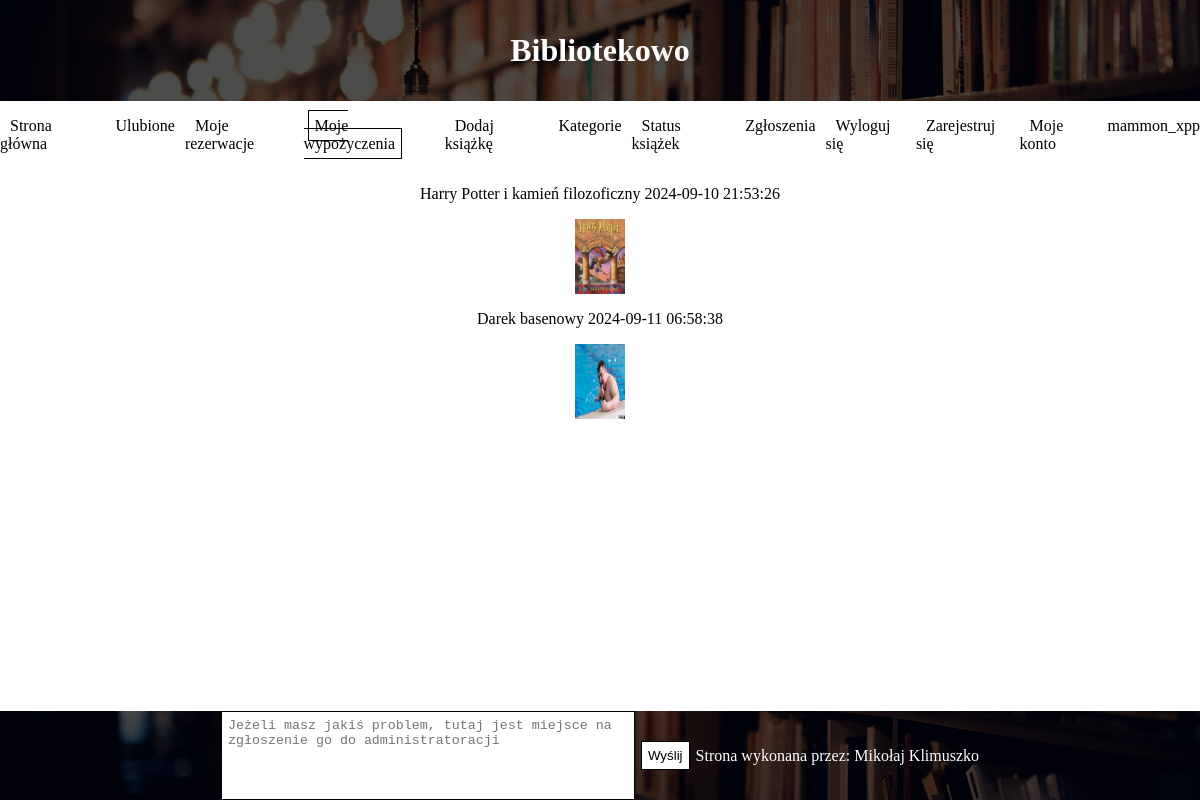
The app's page /myBorrowedBooks.php (signed in) with its own data.
### tables this page shows
CREATE TABLE `wypozyczenia` (
  `id` int(10) UNSIGNED NOT NULL,
  `idKsiazki` int(10) UNSIGNED NOT NULL,
  `idUzytkownika` int(10) UNSIGNED NOT NULL,
  `dataWypozyczenia` timestamp NOT NULL DEFAULT current_timestamp()
);

CREATE TABLE `ksiazki` (
  `id` int(10) UNSIGNED NOT NULL,
  `idKategorii` int(10) UNSIGNED NOT NULL,
  `nazwa` varchar(50) NOT NULL,
  `autor` varchar(50) NOT NULL,
  `rokWydania` int(10) UNSIGNED NOT NULL,
  `opis` text NOT NULL,
  `obrazek` varchar(50) NOT NULL,
  `ilosc` int(10) UNSIGNED NOT NULL DEFAULT 0
);

### myBorrowedBooks.php (the view, shortened to what this page needs)
<!DOCTYPE html>
<html lang="pl">
<head>
    <link rel="stylesheet" href="css/nav.css">
    <link rel="stylesheet" href="css/myBorrowedBooks.css">
    <link rel="stylesheet" href="css/footer.css">
</head>
<body>
    <header>
        <?php
            require("nav.php");
            require("db.php");
        ?>
    </header>
    <main>
        <?php
            $userId = $_SESSION["userId"];
            $sql = "SELECT idKsiazki, idUzytkownika, dataWypozyczenia, k.id, nazwa, obrazek FROM wypozyczenia, ksiazki k WHERE idUzytkownika = '$userId' AND k.id = idKsiazki";
            $result = $conn->query($sql);
            echo "<div class='center-grid-container'>";
            if($result->num_rows > 0) {
                while($row = $result->fetch_object()) {
                    echo "
                        <p>{$row->nazwa} {$row->dataWypozyczenia}</p>
                        <img class='book-img' src='imgs/databaseImgs/insertedBooks/" . urlencode($row->obrazek) . "' alt='zdjęcie książki'>
                    ";
                }
            } else {
                echo "<p>Brak wypożyczonych książek</p>";
            }
            echo "</div>";
        ?>
    </main>
    <footer>
        <?php
            require("footer.php");
        ?>
    </footer>
</body>
</html>

### css/myBorrowedBooks.css (style rules this page uses)
.book-img { height: 75px; width: 50px; }
.center-grid-container { display: grid; place-items: center; }

### css/footer.css (style rules this page uses)
body { margin: 0px; min-height: 100vh; display: flex; flex-direction: column; }
footer { display: flex; justify-content: center; align-items: center; margin-top: auto; }
footer { background-color: rgba(0, 0, 0, .7); background-blend-mode: multiply; background-image: url("../imgs/nonDatabaseImgs/library_img.jpg"); background-size: cover; background-position: bottom; }

### records on screen
wypozyczenia: idKsiazki.nazwa "Harry Potter i kamień filozoficzny", dataWypozyczenia "2024-09-10 21:53:26", idKsiazki.obrazek (picture)
wypozyczenia: idKsiazki.nazwa "Darek basenowy", dataWypozyczenia "2024-09-11 06:58:38", idKsiazki.obrazek (picture)

### other values on screen
$nick "mammon_xpp"
